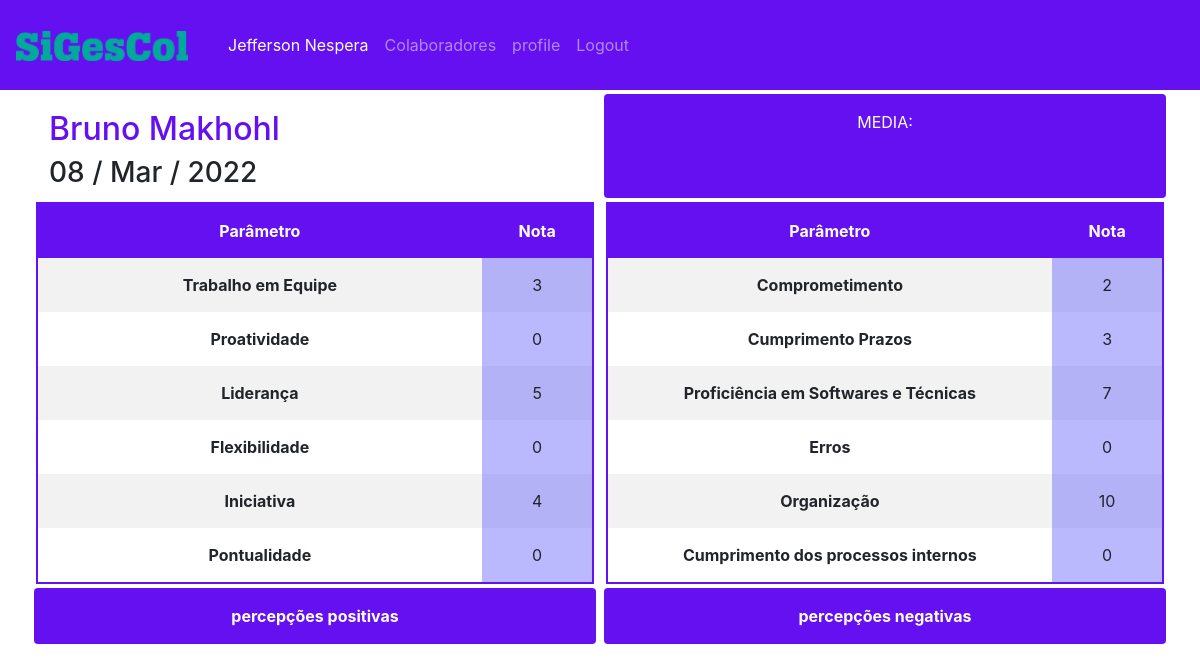
/avaliation/user_aval/2/detail/ (signed in), run on the app's committed database.
### aval/models.py (models this page shows, shortened)
class Avaliation(models.Model):
    notas = ((0, '0'), (1, '1'), (2, '2'), (3, '3'), (4, '4'), (5, '5'),
             (6, '6'), (7, '7'), (8, '8'), (9, '9'), (10, '10'))
    user = models.ForeignKey(User, on_delete=models.CASCADE)
    tee = models.IntegerField('trabalho em equipe', choices=notas, default='0', blank=False, null=False)
    pro = models.IntegerField('proatividade', choices=notas, default='0', blank=False, null=False)
    lid = models.IntegerField('liderança', choices=notas, default='0', blank=False, null=False)
    fle = models.IntegerField('flexibilidade', choices=notas, default='0', blank=False, null=False)
    ini = models.IntegerField('iniciativa', choices=notas, default='0', blank=False, null=False)
    pon = models.IntegerField('pontualidade', choices=notas, default='0', blank=False, null=False)
    com = models.IntegerField('comprometimento', choices=notas, default='0', blank=False, null=False)
    cup = models.IntegerField('cumprir prazos', choices=notas, default='0', blank=False, null=False)
    pst = models.IntegerField('proficiência em softwares e técnicas', choices=notas, default='0',
                              blank=False, null=False)
    err = models.IntegerField('erros', choices=notas, default='0', blank=False, null=False)
    org = models.IntegerField('organização', choices=notas, default='0', blank=False, null=False)
    cpi = models.IntegerField('cumprimento dos processos internos', choices=notas, default='0', blank=False, null=False)
    p_pos = models.TextField('percepções positivas', max_length=200, blank=True, null=False)
    p_neg = models.TextField('percepções negativas', max_length=200, blank=True, null=False)
    date_posted = models.DateTimeField(default=timezone.now, editable=False)
    class Meta:
        verbose_name_plural = 'Avaliações'
        verbose_name = 'Avaliação'

### aval/views.py (the view)
# urls.py: path('user_aval/<int:pk>/detail/', UserAvalDetailView.as_view(), name='user-aval-detail'),
class UserAvalDetailView(LoginRequiredMixin, DetailView):
    context = {
        'ua_detail': Avaliation.objects.all()
    }
    model = Avaliation
    context_object_name = 'ua_detail'
    template_name = 'user_aval_detail.html'

### aval/templates/user_aval_detail.html (shortened to what this page needs)
{% extends "base.html" %}
{% load crispy_forms_tags %}
{% block content %}
<div class="container">
    <div class="media-body">
        <div class="row">
            <div class="col-sm m-1">
                <a href="{{ url  }}">
                    <h2 class="account-heading indigo-text mt-3">{{ua_detail.user.first_name}} {{ua_detail.user.last_name}}</h2>
                </a>
                <h3>{{ ua_detail.date_posted|date:'d / M / Y' }}</h3>
            </div>
            <div class="col-sm rounded indigo m-1 text-center">
                <p class="text-white mt-3">MEDIA:</p>
            </div>
        </div>
    </div>
    <div class="row text-center">
        <table class="table-striped rounded table-indigo">
            <thead>
                <tr>
                    <th scope="col" class="indigo text-white">Parâmetro</th>
                    <th scope="col" class="indigo text-white">Nota</th>
                </tr>
            </thead>
            <tbody>
                <tr>
                    <th scope="row">Trabalho em Equipe</th>
                    <td>{{ ua_detail.tee }}</td>
                </tr>
                <tr>
                    <th scope="row">Proatividade</th>
                    <td>{{ ua_detail.pro }}</td>
                </tr>
                <tr>
                    <th scope="row">Liderança</th>
                    <td>{{ ua_detail.lid }}</td>
                </tr>
                <tr>
                    <th scope="row">Flexibilidade</th>
                    <td>{{ ua_detail.fle }}</td>
                </tr>
                <tr>
                    <th scope="row">Iniciativa</th>
                    <td>{{ ua_detail.ini }}</td>
                </tr>
                <tr>
                    <th scope="row">Pontualidade</th>
                    <td>{{ ua_detail.pon }}</td>
                </tr>
            </tbody>
        </table>
        <table class="table-striped rounded table-indigo">
            <thead>
                <tr>
                    <th scope="col" class="indigo text-white">Parâmetro</th>
                    <th scope="col" class="indigo text-white">Nota</th>
                </tr>
            </thead>
            <tbody>
                <tr>
                    <th scope="row">Comprometimento</th>
                    <td>{{ ua_detail.com }}</td>
                </tr>
                <tr>
                    <th scope="row">Cumprimento Prazos</th>
                    <td>{{ ua_detail.cup }}</td>
                </tr>
                <tr>
                    <th scope="row">Proficiência em Softwares e Técnicas</th>
                    <td>{{ ua_detail.pst }}</td>
                </tr>
                <tr>
                    <th scope="row">Erros</th>
                    <td>{{ ua_detail.err }}</td>
                </tr>
                <tr>
                    <th scope="row">Organização</th>
                    <td>{{ ua_detail.org }}</td>
                </tr>
                <tr>
                    <th scope="row">Cumprimento dos processos internos</th>
                    <td>{{ ua_detail.cpi }}</td>
                </tr>
            </tbody>
        </table>
    </div>
    <div class="row text-center">
        <div class="col-sm rounded indigo m-1">
            <p class="text-white mt-3"><strong>percepções positivas</strong></p>
        </div>
        <div class="col-sm rounded indigo m-1">
            <p class="text-white mt-3"><strong>percepções negativas</strong></p>
        </div>
    </div>
</div>
{% endblock %}

### core/templates/base.html (shortened to what this page needs)
{% load static %}
<!doctype html>
<html lang="pt">
    <head>
        <link rel="stylesheet" href="https://cdn.jsdelivr.net/npm/bootstrap@4.6.1/dist/css/bootstrap.min.css">
        <link rel="stylesheet" type="text/css" href="{% static '/css/style.css' %}">
    </head>
    <body>
        <nav class="navbar navbar-expand-lg indigo navbar-dark py-4">
            <a class="navbar-brand" href="{% url 'home' %}">
                <img src="{% static 'img/logo.png' %}" height="30">
            </a>
            <div class="collapse navbar-collapse" id="navbarNav">
                <div class="navbar-nav ml-2">
                    {% if user.is_authenticated %}
                    <span class="nav-item nav-link text-white" >{{ user.first_name }} {{ user.last_name }}</span>
                        <a class="nav-item nav-link" href="{% url 'user-list' %}">Colaboradores</a>
                        <a class="nav-item nav-link" href="{% url 'profile' %}">profile</a>
                        <a class="nav-item nav-link" href="{% url 'logout' %}">Logout</a>
                    {% else %}
                        <a class="btn btn-indigo btn-lg mr-2" href="{% url 'register' %}">Register</a>
                        <a class="btn btn-indigo btn-lg ml-2" href="{% url 'login' %}">Login</a>
                    {% endif %}
                </div>
            </div>
        </nav>
{% block content %}
{% endblock %}
    </body>
</html>

### core/static/css/style.css (style rules this page uses)
.indigo { background: #6510F1; }
table { border-radius: 150px; }
.table-indigo { margin: auto; width: 49%; border: 2px solid #6510F1; }
.table-indigo th { padding-top: 15px; padding-bottom: 15px; }
.table-indigo td { background-color: rgba(119, 117, 251, 0.5); width: 20%; }
.indigo-text { color: #6510F1; }

### data on the page
Avaliation: user.first_name "Bruno", user.last_name "Makhohl", date_posted "08 / Mar / 2022", tee "3", pro "0", lid "5", fle "0", ini "4", pon "0", com "2", cup "3", pst "7", err "0", org "10", cpi "0"

### other printed values
{{ user.first_name }} "Jefferson"
{{ user.last_name }} "Nespera"
